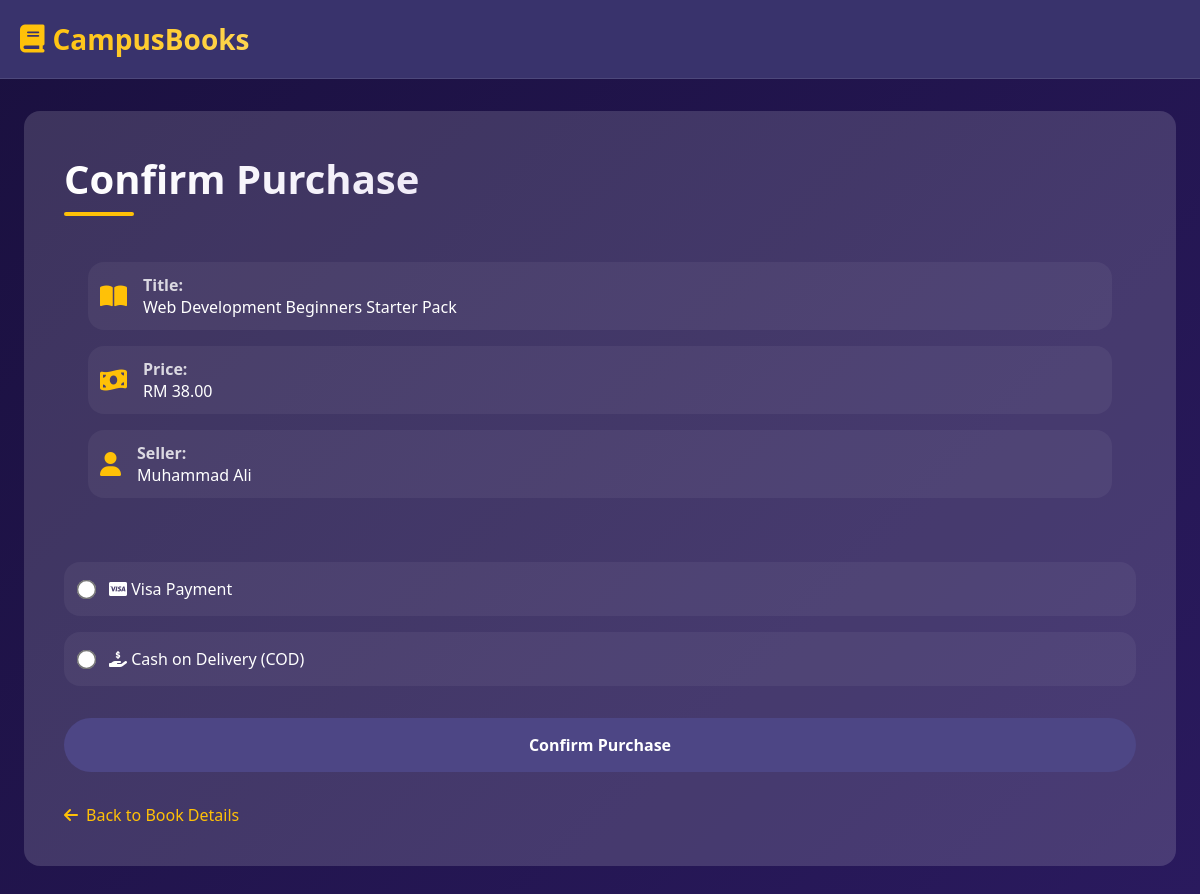
Page /purchase.php?id=21 on the committed database.
### tables this page shows
CREATE TABLE `books` (
  `Book_id` int(11) NOT NULL,
  `title` varchar(255) NOT NULL,
  `course_code` varchar(255) NOT NULL,
  `subject` varchar(255) NOT NULL,
  `semester` int(7) NOT NULL,
  `price` double(6,2) NOT NULL,
  `book_condition` varchar(4) NOT NULL,
  `description` text NOT NULL,
  `image_url` varchar(255) NOT NULL,
  `status` varchar(20) NOT NULL,
  `studentID` varchar(10) NOT NULL
);

CREATE TABLE `user` (
  `User_id` int(11) NOT NULL,
  `username` varchar(255) NOT NULL,
  `studentID` varchar(10) NOT NULL,
  `email` varchar(255) NOT NULL,
  `password` varchar(255) NOT NULL,
  `phone` varchar(11) NOT NULL,
  `usertype` varchar(6) NOT NULL
);

### purchase.php (the view, shortened to what this page needs)
<?php
include 'conn.php';
$id = intval($_GET['id']);
$query = "SELECT b.*, u.username FROM books b
          JOIN user u ON b.studentID = u.studentID
          WHERE b.Book_id = $id";
$result = mysqli_query($conn, $query);
$book = mysqli_fetch_assoc($result);
?>
<!DOCTYPE html>
<html lang="en">
<head>
  <link rel="stylesheet" href="https://cdnjs.cloudflare.com/ajax/libs/font-awesome/6.4.0/css/all.min.css">
</head>
<body>
  <header class="glass">
    <div class="logo">
      <i class="fas fa-book"></i>
      CampusBooks
    </div>
  </header>
  <div class="container">
    <div class="purchase-container">
      <h2>Confirm Purchase</h2>
      <div class="book-info">
        <div class="info-item">
          <i class="fas fa-book-open info-icon"></i>
          <div>
            <div class="info-label">Title:</div>
            <div class="info-value"><?php echo htmlspecialchars($book['title']); ?></div>
          </div>
        </div>
        <div class="info-item">
          <i class="fas fa-money-bill-wave info-icon"></i>
          <div>
            <div class="info-label">Price:</div>
            <div class="info-value">RM <?php echo number_format($book['price'], 2); ?></div>
          </div>
        </div>
        <div class="info-item">
          <i class="fas fa-user info-icon"></i>
          <div>
            <div class="info-label">Seller:</div>
            <div class="info-value"><?php echo htmlspecialchars($book['username']); ?></div>
          </div>
        </div>
      </div>
      <form id="purchaseForm">
        <div class="payment-options">
          <label class="option">
            <input type="radio" name="payment_method" value="Visa" required>
            <span><i class="fab fa-cc-visa"></i> Visa Payment</span>
          </label>
          <label class="option">
            <input type="radio" name="payment_method" value="Cash on Delivery (COD)" required>
            <span><i class="fas fa-hand-holding-usd"></i> Cash on Delivery (COD)</span>
          </label>
        </div>
        <button type="submit" class="btn" id="confirmBtn" disabled>Confirm Purchase</button>
      </form>
      <a href="book_details.php?id=<?php echo htmlspecialchars($book['Book_id']); ?>" class="back-link">
        <i class="fas fa-arrow-left"></i> Back to Book Details
      </a>
    </div>
  </div>
</body>
</html>

### purchase.php (style rules this page uses)
:root { --primary: #39336C; --primary-light: #4d4685; --primary-dark: #2c2753; --secondary: #FFC107; --light: #FFFFFF; --dark: #2d1a53; --glass: rgba(255, 255, 255, 0.15); --radius: 16px; --transition: all 0.3s ease; }
* { margin: 0; padding: 0; box-sizing: border-box; font-family: 'Segoe UI', Tahoma, Geneva, Verdana, sans-serif; }
body { background: linear-gradient(135deg, #1a103f, #2a1a5e); color: var(--light); min-height: 100vh; }
header { background-color: var(--primary); color: var(--light); padding: 20px; display: flex; justify-content: space-between; align-items: center; position: sticky; top: 0; z-index: 1000; border-bottom: 1px solid rgba(255, 255, 255, 0.1); }
.logo { font-size: 28px; font-weight: bold; display: flex; align-items: center; gap: 0.5rem; background: linear-gradient(90deg, var(--secondary), #ffd54f); -webkit-background-clip: text; -webkit-text-fill-color: transparent; }
.container { max-width: 1200px; margin: 2rem auto; padding: 0 1.5rem; }
.purchase-container { background: var(--glass); border-radius: var(--radius); padding: 2.5rem; box-shadow: var(--shadow); animation: fadeIn 0.6s ease-out; }
h2 { font-size: 2.5rem; font-weight: 700; background: linear-gradient(90deg, var(--light), #d1c4e9); -webkit-background-clip: text; -webkit-text-fill-color: transparent; margin-bottom: 2rem; position: relative; }
h2::after { content: ''; position: absolute; bottom: -10px; left: 0; width: 70px; height: 4px; background: var(--secondary); border-radius: 10px; }
.book-info { display: flex; flex-direction: column; gap: 1rem; margin-bottom: 2.5rem; background: var(--glass-dark); padding: 1.5rem; border-radius: var(--radius); }
.info-item { display: flex; align-items: center; gap: 1rem; padding: 0.75rem; border-radius: var(--radius); background: rgba(255, 255, 255, 0.05); transition: var(--transition); }
.info-icon { font-size: 1.5rem; color: var(--secondary); flex-shrink: 0; }
.info-label { font-weight: 600; color: rgba(255, 255, 255, 0.8); }
.info-value { color: var(--light); }
.payment-options { display: flex; flex-direction: column; gap: 1rem; margin-bottom: 2rem; }
.option { display: flex; align-items: center; gap: 1rem; padding: 1rem; border-radius: var(--radius); background: rgba(255, 255, 255, 0.05); transition: var(--transition); }
.option input[type="radio"] { accent-color: var(--secondary); transform: scale(1.5); }
.btn { display: block; width: 100%; background: var(--primary-light); color: var(--light); padding: 1rem 2rem; border-radius: 50px; font-weight: 600; cursor: pointer; transition: var(--transition); border: none; text-decoration: none; font-size: 1rem; position: relative; overflow: hidden; }
.btn::before { content: ''; position: absolute; top: 0; left: 0; width: 0; height: 100%; background: rgba(255, 255, 255, 0.2); transition: var(--transition); z-index: -1; }
.back-link { display: inline-block; margin-top: 2rem; color: var(--secondary); text-decoration: none; font-weight: 500; transition: var(--transition); display: flex; align-items: center; gap: 0.5rem; }

### rows in the picture
books: title "Web Development Beginners Starter Pack", price "38.00", user.username "Muhammad Ali"
